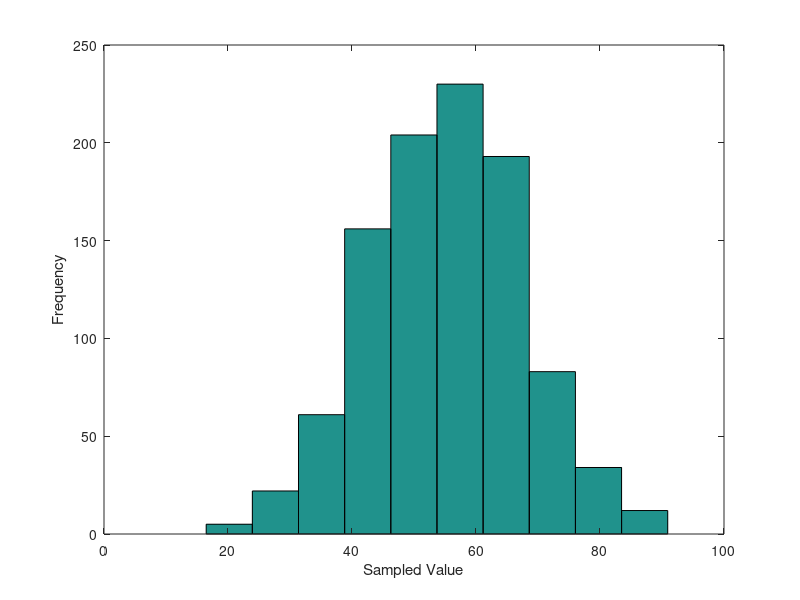

The MATLAB source for this figure:
% Greg Guyles
% Machine learning
% Asst 1
% 1-24-2014

function hndl = plot_probs()

% make histogram using 100 samples of the 
% normal distribution, mu = 55, sigma = 12
figure;
hist(normrnd(55, 12, 1000, 1));

% add annotations
xlabel('Sampled Value');
ylabel('Frequency');

end